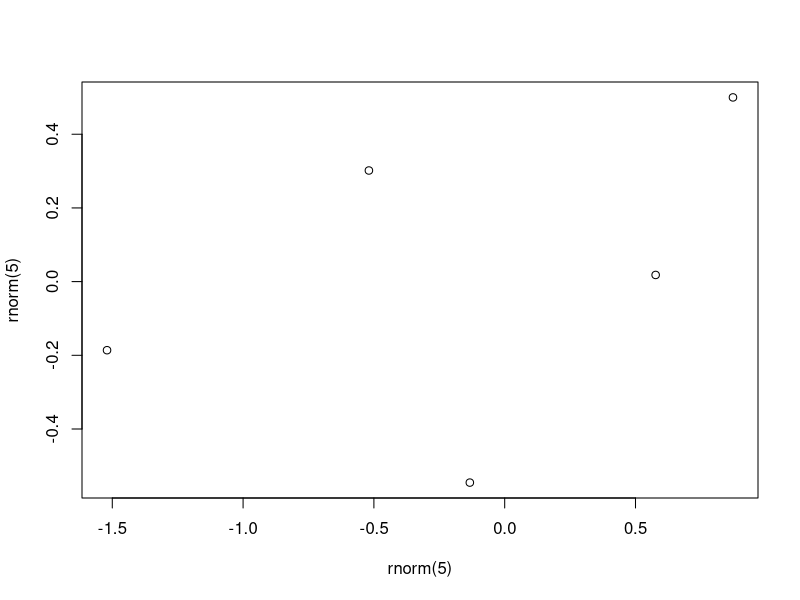

Here is the R script that generated this plot:
## ---- chunk 1
knitr::opts_chunk$set(echo = TRUE)
income_inequality <- important <- 0

# source("../R/_setup.R")
## ---- chunk 2
income_inequality == important
## ---- chunk 3
plot(rnorm(5), rnorm(5))
